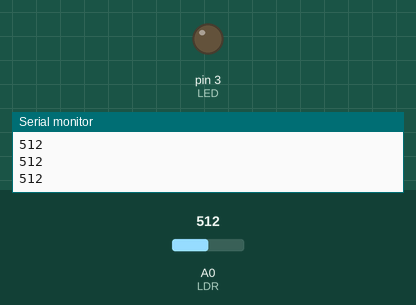
A sketch run on a simulated Arduino Uno, built with avr-gcc and run on an emulated ATmega328P. On the bench: output pins drawn as LEDs (lit = HIGH), the last lines printed to the serial monitor. The inputs (shaded band) are chosen by the test bench; at power-on: A0 (LDR) = 512.

Above: at 1.2 s.
1.3 s: A0 (LDR) set to 29
2.8 s: A0 (LDR) set to 24
At 4.87 s:
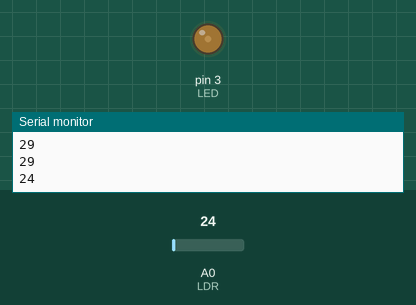
At 6.74 s:
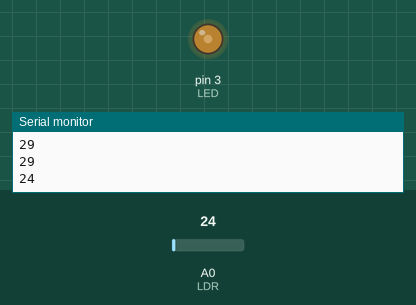
Timing chart, 0 to 17.8 s (numbered marks = the images above; inputs shaded):
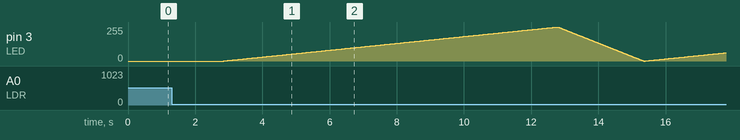

The sketch:

Blink_rate.ino
```cpp
int LDR=A0; //LDR analog input will be connected to arduino analog pin.
int LED=3; // LED is connected to PWM pin 3 of arduino.
int i=0; //starting brightness for led will be 0
void setup(){
  pinMode(LDR, INPUT);   //LDR is our input
  pinMode(LED, OUTPUT);  //LED is our output
  Serial.begin(9600);       //setting the baud rate for communication
}

void loop(){
  int LDRvalue=analogRead(LDR);
  Serial.println(LDRvalue);
  if(LDRvalue<=25){      //when the value of LDR goes below 100 in the room, led will turn ON.
    for(i=0;i<=255;i++){  //increasing the brightness of led, PWM range is from (0-255)
      analogWrite(LED,i); //LED will turn ON and brightness will increase from 0-255 in 60seconds
      delay(39.2); //60seconds or 60000/255=235 but for video purpose I make it fast to 10seconds
    }
    for(i=255;i>=0;i--){   // fading out
      analogWrite(LED,i);
      delay(10);    // fast
    }
  }
  else{
    analogWrite(LED,LOW);
  }
  }
```

Measured:
- the behaviour switches between 26 and 25 on A0 (LDR) (found by bisection; images 0 and 1)
